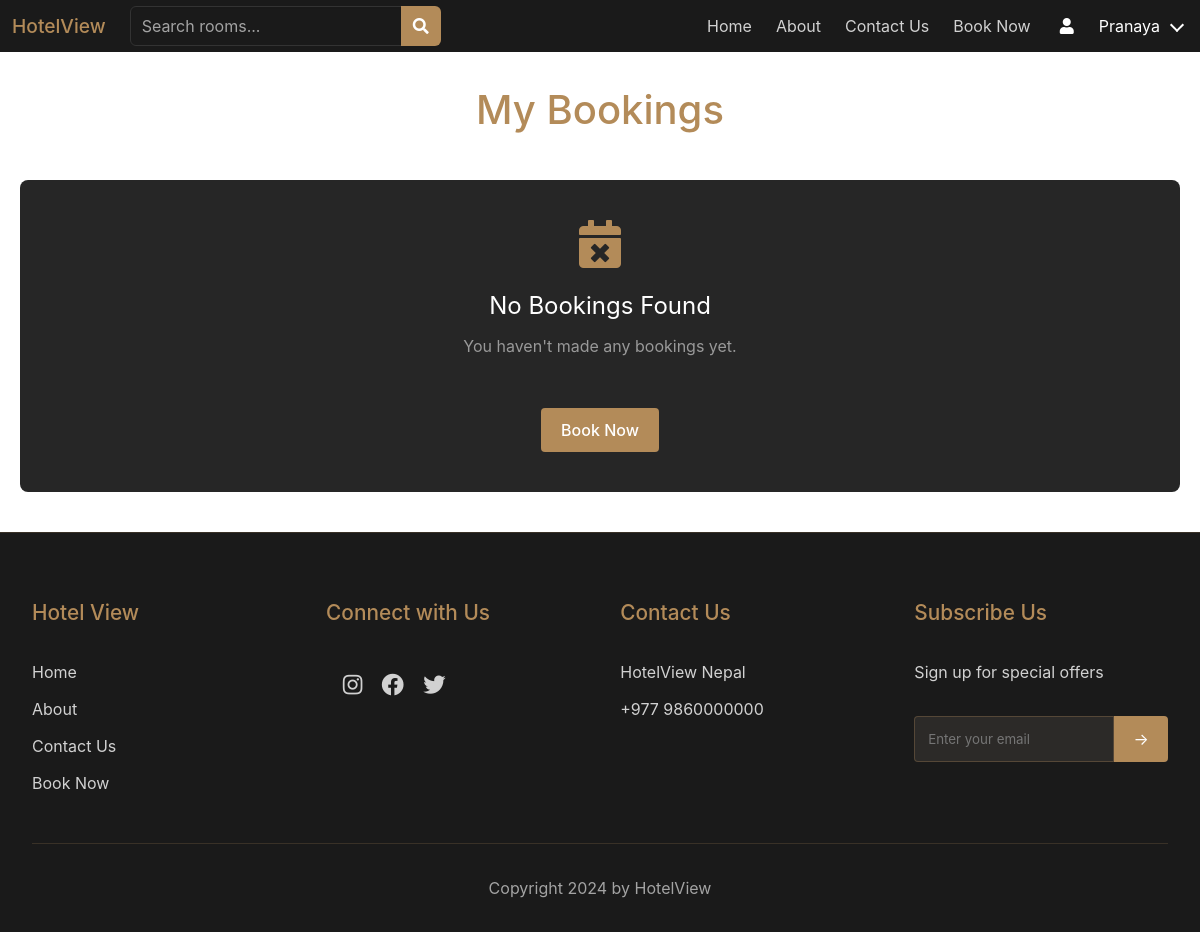
Page /my-bookings/ (signed in) on the earlier database version.
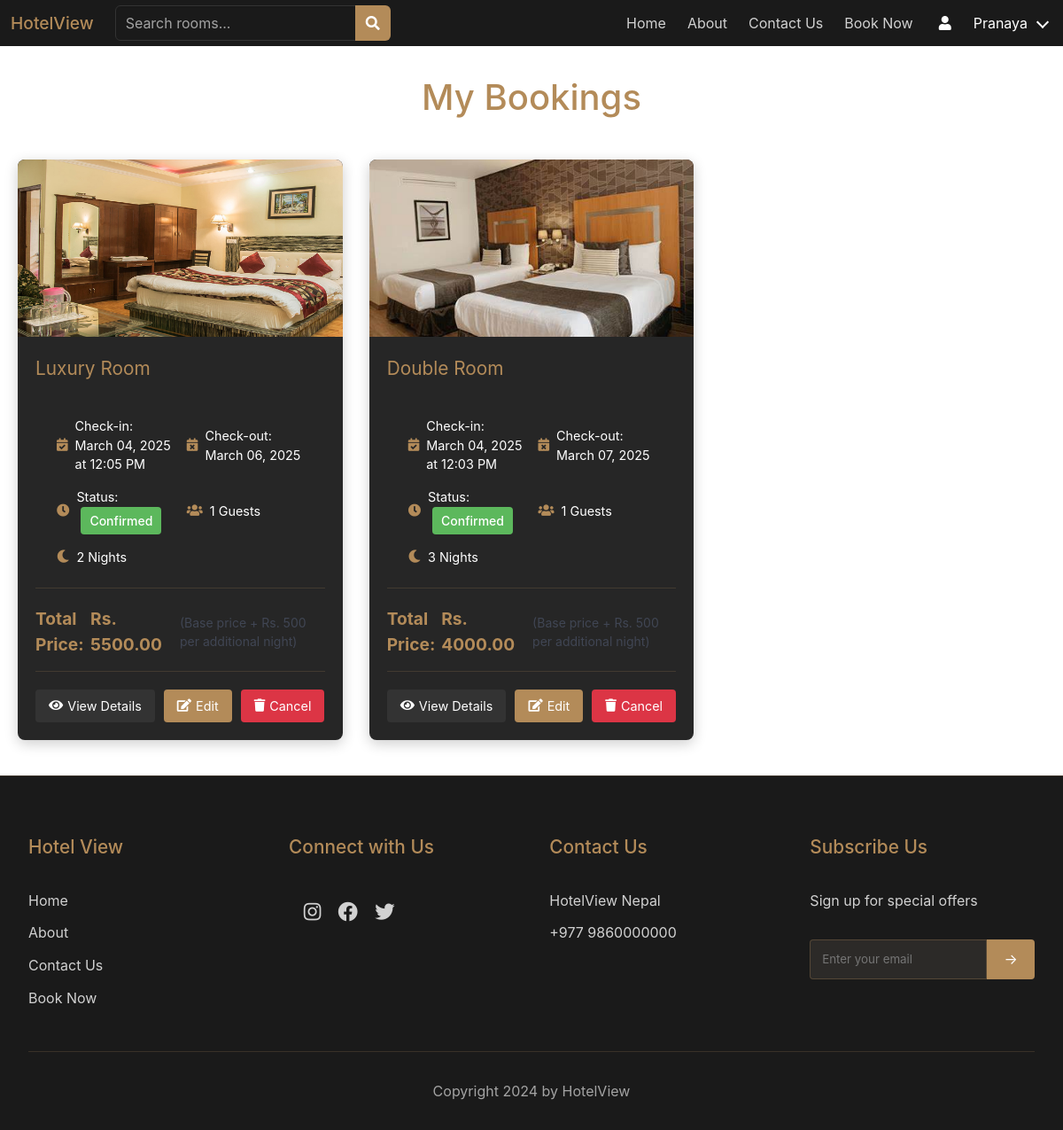
Same page on the later database version.
### hotel/models.py (models this page shows, shortened)
class Booking(models.Model):
    STATUS_CHOICES = [
        ('pending', 'Pending'),
        ('confirmed', 'Confirmed'),
        ('cancelled', 'Cancelled'),
        ('rejected', 'Rejected')
    ]
    user = models.ForeignKey(User, on_delete=models.CASCADE)
    room = models.ForeignKey(Room, on_delete=models.CASCADE, null=True, blank=True)
    room_type = models.CharField(max_length=100)
    check_in = models.DateTimeField()
    check_out = models.DateTimeField()
    guests = models.IntegerField()
    nights = models.IntegerField()
    total_price = models.DecimalField(max_digits=10, decimal_places=2)
    name = models.CharField(max_length=100)
    surname = models.CharField(max_length=100)
    email = models.EmailField()
    address = models.TextField()
    created_at = models.DateTimeField(auto_now_add=True)
    status = models.CharField(max_length=20, choices=STATUS_CHOICES, default='pending')
    class Meta:
        ordering = ['-created_at']

class Room(models.Model):
    name = models.CharField(max_length=100)
    slug = models.SlugField(unique=True)
    description = models.TextField()
    price = models.DecimalField(max_digits=10, decimal_places=2)
    max_guests = models.IntegerField()
    beds = models.IntegerField()
    size = models.IntegerField(help_text="Size in square feet")
    rating = models.CharField(max_length=10)
    image = models.ImageField(upload_to='rooms/')
    is_available = models.BooleanField(default=True)
    created_at = models.DateTimeField(auto_now_add=True)
    updated_at = models.DateTimeField(auto_now=True)

### hotel/views.py (the view)
# urls.py: path('my-bookings/', views.user_bookings, name='user_bookings'),
@login_required
def user_bookings(request):
    bookings = Booking.objects.filter(user=request.user).select_related('room').order_by('-created_at')
    today = date.today()
    return render(request, 'user_bookings.html', {'bookings': bookings, 'today': today})

### templates/user_bookings.html (shortened to what this page needs)
{% extends 'base.html' %}
{% load static %}
{% block content %}
<div class="bookings-section">
    <div class="bookings-header">
        <h1>My Bookings</h1>
    </div>
    <div class="bookings-grid">
        {% for booking in bookings %}
        <div class="booking-card">
            <div class="booking-image">
                {% if booking.room and booking.room.image %}
                    <img src="{{ booking.room.image.url }}" alt="{{ booking.room.name }}">
                {% endif %}
            </div>
            <div class="booking-info">
                <h3>{% if booking.room %}{{ booking.room.name }}{% else %}{{ booking.room_type }}{% endif %}</h3>
                <div class="booking-details">
                    <div class="detail-item">
                        <i class="fas fa-calendar-check"></i>
                        <span>Check-in: {{ booking.check_in|date:"F d, Y" }} at {{ booking.check_in|date:"g:i A" }}</span>
                    </div>
                    <div class="detail-item">
                        <i class="fas fa-calendar-times"></i>
                        <span>Check-out: {{ booking.check_out|date:"F d, Y" }}</span>
                    </div>
                    <div class="detail-item">
                        <i class="fas fa-clock"></i>
                        <span>Status:
                            <span class="status-badge status-{{ booking.status }}">
                                {{ booking.get_status_display }}
                            </span>
                        </span>
                    </div>
                    <div class="detail-item">
                        <i class="fas fa-users"></i>
                        <span>{{ booking.guests }} Guests</span>
                    </div>
                    <div class="detail-item">
                        <i class="fas fa-moon"></i>
                        <span>{{ booking.nights }} Nights</span>
                    </div>
                </div>
                <div class="booking-price">
                    <span class="price-label">Total Price:</span>
                    <span class="price-amount">Rs. {{ booking.total_price }}</span>
                    <small style="padding-left: 20px;">(Base price + Rs. 500 per additional night)</small>
                </div>
                <div class="booking-actions">
                    <a href="{% url 'hotel:booking_detail' booking.id %}" class="view-button">
                        <i class="fas fa-eye"></i> View Details
                    </a>
                    <a href="{% url 'hotel:edit_booking' booking.id %}" class="edit-button">
                        <i class="fas fa-edit"></i> Edit
                    </a>
                    <a href="{% url 'hotel:delete_booking' booking.id %}" class="delete-button">
                        <i class="fas fa-trash"></i> Cancel
                    </a>
                </div>
            </div>
        </div>
        {% empty %}
        <div class="no-bookings">
            <i class="fas fa-calendar-times"></i>
            <h2>No Bookings Found</h2>
            <p>You haven't made any bookings yet.</p>
            <a href="{% url 'hotel:book' %}" class="book-now-button">Book Now</a>
        </div>
        {% endfor %}
    </div>
</div>
{% endblock %}

Differences in the rows shown:
added Booking: room.image (picture), room.name "Luxury Room", check_in "March 04, 2025", check_in "12:05 PM", check_out "March 06, 2025", status "Confirmed", guests "1", nights "2", total_price "5500.00"
added Booking: room.image (picture), room.name "Double Room", check_in "March 04, 2025", check_in "12:03 PM", check_out "March 07, 2025", status "Confirmed", guests "1", nights "3", total_price "4000.00"
Other differences:
text no longer shown: "No Bookings Found You haven't made any bookings yet. Book Now"
